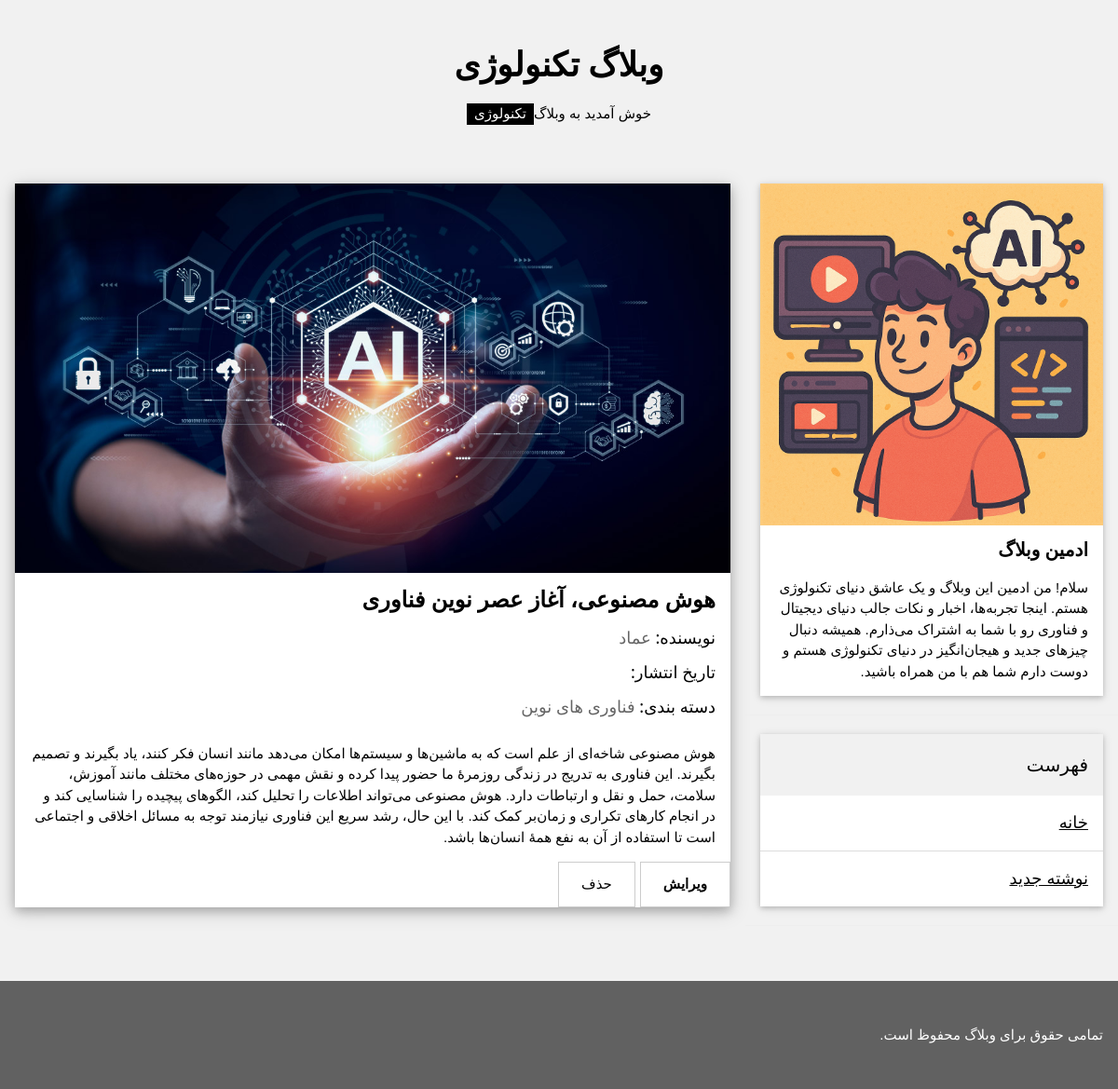
The page /ai/ on the database its author committed.
### blog/models.py (models this page shows, shortened)
class Post(models.Model):
    author = models.ForeignKey(User, on_delete=models.PROTECT, related_name='posts', verbose_name='نویسنده')
    category = models.ForeignKey(Category, on_delete=models.PROTECT, related_name='posts', verbose_name='دسته بندی')
    title = models.CharField(max_length=100, verbose_name='عنوان')
    slug = models.SlugField(max_length=120, unique=True, verbose_name='شناسه یکتا')
    content = models.TextField(verbose_name='محتوا')
    image = models.ImageField(upload_to='blog/%Y/%m/%d/', blank=True, null=True, verbose_name='تصویر')
    published_date = models.DateField(auto_now_add=True, verbose_name='تاریخ انتشار')
    published_time = models.TimeField(auto_now_add=True, verbose_name='زمان انتشار')
    updated_date = models.DateField(auto_now=True, verbose_name='تاریخ آخرین ویرایش')
    updated_time = models.TimeField(auto_now=True, verbose_name='زمان آخرین ویرایش')
    class Meta:
        ordering = ['-published_date', '-published_time']
        verbose_name = 'نوشته ها'
        verbose_name_plural = 'نوشته ها'
    @property
    def published_jalali(self):
        return date2jalali(self.published_date).strftime('%Y/%m/%d')
    published_jalali.fget.short_description = 'تاریخ انتشار'
    @property
    def updated_jalali(self):
        return date2jalali(self.updated_date).strftime('%Y/%m/%d')
    updated_jalali.fget.short_description = 'تاریخ آخرین ویرایش'

class Category(models.Model):
    name = models.CharField(max_length=100, verbose_name='دسته بندی')
    class Meta:
        verbose_name = 'دسته بندی ها'
        verbose_name_plural = 'دسته بندی ها'
        ordering = ['name']

### blog/views.py (the view)
# urls.py: path('<slug:slug>/', PostDetailView.as_view(), name='post_detail'),
class PostDetailView(DetailView):
    model = Post
    template_name = 'blog/post_detail.html'
    context_object_name = 'post'
    slug_field = 'slug'
    slug_url_kwarg = 'slug'

### blog/templates/blog/post_detail.html (shortened to what this page needs)
{% extends 'base.html' %}
{% load static %}
{% block content%}
    <div class="w3-card-4 w3-margin w3-white">
        {% if post.image %}
            <img src="{{ post.image.url }}" alt="post image" style="width:100%">
        {% else %}
            <img src="{% static 'images/default.png' %}" alt="default image" style="width:100%">
        {% endif %}
        <div class="w3-container">
            <h3><b>{{ post.title }}</b></h3>
            <h5>نویسنده: <span class="w3-opacity">{{ post.author.first_name }}</span></h5>
            <h5>تاریخ انتشار: </h5>
            <h5>دسته بندی: <span class="w3-opacity">{{ post.category.name }}</span></h5>
        </div>
        <div class="w3-container">
            <p>
                {{ post.content }}
            </p>
        </div>
        <div style="display: flex; gap: 5px;">
            <a href="{% url 'post_update' post.slug %}" class="w3-button w3-padding-large w3-white w3-border"><b>ویرایش</b></a>
            <form method="post" action="{% url 'post_delete' post.slug %}">
                <button type="submit" class="w3-button w3-padding-large w3-white w3-border">حذف</button>
            </form>
        </div>
    </div>
{% endblock %}

### static/css/w3.css (style rules this page uses)
*,*:before,*:after { box-sizing:inherit }
html { -ms-text-size-adjust:100%;-webkit-text-size-adjust:100% }
body { margin:0 }
a { background-color:transparent }
b,strong { font-weight:bolder }
img { border-style:none }
button,input,select,textarea,optgroup { font:inherit;margin:0 }
button,input { overflow:visible }
button,select { text-transform:none }
button,[type=button],[type=reset],[type=submit] { -webkit-appearance:button }
html,body { font-family:Verdana,sans-serif;font-size:15px;line-height:1.5 }
html { overflow-x:hidden }
h3 { font-size:24px }
h5 { font-size:18px }
h1,h2,h3,h4,h5,h6 { font-family:"Segoe UI",Arial,sans-serif;font-weight:400;margin:10px 0 }
img { vertical-align:middle }
a { color:inherit }
.w3-btn,.w3-button { border:none;display:inline-block;padding:8px 16px;vertical-align:middle;overflow:hidden;text-decoration:none;color:inherit;background-color:inherit;text-align:center;cursor:pointer;white-space:nowrap }
.w3-btn,.w3-button { -webkit-touch-callout:none;-webkit-user-select:none;-khtml-user-select:none;-moz-user-select:none;-ms-user-select:none;user-select:none }
.w3-container:after,.w3-container:before,.w3-panel:after,.w3-panel:before,.w3-row:after,.w3-row:before,.w3-row-padding:after,.w3-row-padding:before, .w3-cell-row:before,.w3-cell-row:after,.w3-clear:after,.w3-clear:before,.w3-bar:before,.w3-bar:after { content:"";display:table;clear:both }
.w3-container,.w3-panel { padding:0.01em 16px }
.w3-card-4,.w3-hover-shadow:hover { box-shadow:0 4px 10px 0 rgba(0,0,0,0.2),0 4px 20px 0 rgba(0,0,0,0.19) }
.w3-opacity,.w3-hover-opacity:hover { opacity:0.60 }
.w3-border { border:1px solid #ccc!important }
.w3-margin { margin:16px!important }
.w3-padding-large { padding:12px 24px!important }
.w3-white,.w3-hover-white:hover { color:#000!important;background-color:#fff!important }
.w3-light-grey,.w3-hover-light-grey:hover,.w3-light-gray,.w3-hover-light-gray:hover { color:#000!important;background-color:#f1f1f1!important }

### rows shown on the page
Post: image (picture), title "هوش مصنوعی، آغاز عصر نوین فناوری", author.first_name "عماد", category.name "فناوری های نوین", content "هوش مصنوعی شاخه‌ای از علم است که به ماشین‌ها و سیستم‌ها امکان می‌دهد مانند انسان فکر کنند، یاد بگیرند و تصمیم بگیرند. این فناوری به تدریج در زندگی روزمرهٔ ما حضور پیدا کرده و نقش مهمی در حوزه‌های مختلف مانند آموزش، سلامت، حمل و نقل و ارتباطات دارد. هوش مصنوعی می‌تواند اطلاعات را تحلیل کند، الگوهای پیچیده را شناسایی کند و در انجام کارهای تکراری و زمان‌بر کمک کند. با این حال، رشد سریع این فناوری نیازمند توجه به مسائل اخلاقی و اجتماعی است تا استفاده از آن به نفع همهٔ انسان‌ها باشد."
